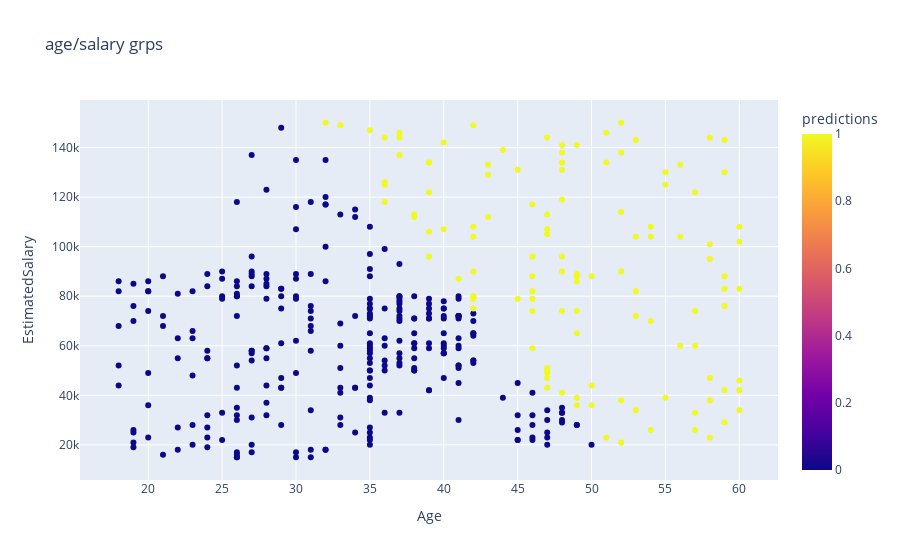

This figure's notebook cell:
### Code cell
fig = px.scatter(
                    df, 
                    x='Age',
                    y='EstimatedSalary',
                    color='predictions',
                    title='age/salary grps',)
fig.show()

### Figure 1 — Plotly figure (JSON) as saved in the notebook; plotly's stock layout.template omitted (floating-point values rounded to 4 significant figures; data arrays with more than 128 entries replaced by an {"elided": "..."} marker saying what was removed)
{"data": [{"hovertemplate": "Age=%{x}<br>EstimatedSalary=%{y}<br>predictions=%{marker.color}<extra></extra>", "legendgroup": "", "marker": {"color": {"elided": "400 int values"}, "coloraxis": "coloraxis", "symbol": "circle"}, "mode": "markers", "name": "", "showlegend": false, "type": "scatter", "x": {"elided": "400 int values"}, "xaxis": "x", "y": {"elided": "400 int values"}, "yaxis": "y"}], "layout": {"coloraxis": {"colorbar": {"title": {"text": "predictions"}}, "colorscale": [[0, "#0d0887"], [0.1111, "#46039f"], [0.2222, "#7201a8"], [0.3333, "#9c179e"], [0.4444, "#bd3786"], [0.5556, "#d8576b"], [0.6667, "#ed7953"], [0.7778, "#fb9f3a"], [0.8889, "#fdca26"], [1, "#f0f921"]]}, "legend": {"tracegroupgap": 0}, "title": {"text": "age/salary grps"}, "xaxis": {"anchor": "y", "domain": [0, 1], "title": {"text": "Age"}}, "yaxis": {"anchor": "x", "domain": [0, 1], "title": {"text": "EstimatedSalary"}}}}
